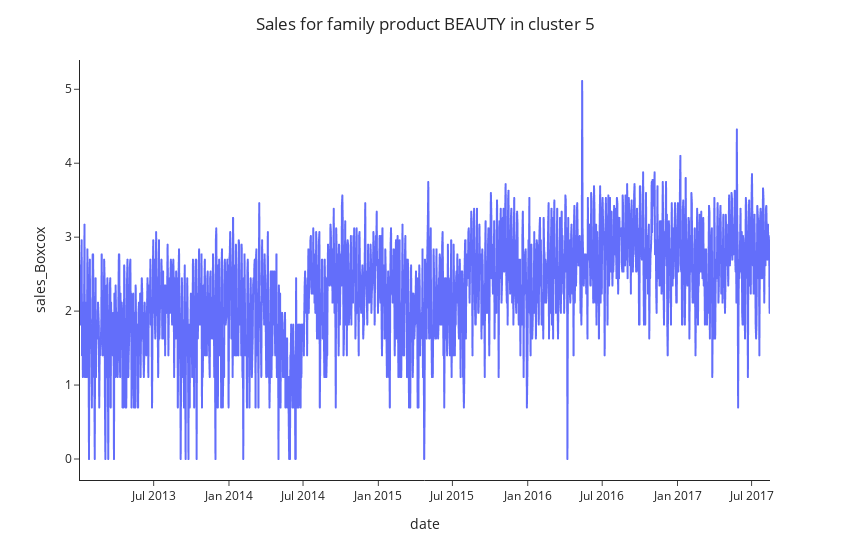

Notebook source saved alongside this figure:
### Code cell
# Import packages
from scipy.stats import boxcox
df_filtered = data.query('sales > 0')
# Make the target variance stationary
df_filtered['sales_Boxcox'], lam = boxcox(df_filtered['sales'])
# Plot the box-cox passenger data
plot_sales_volumes(df=df_filtered, y='sales_Boxcox', c=5, fam='BEAUTY')

### Figure 1 — Plotly figure (JSON) as saved in the notebook; plotly's stock layout.template omitted (floating-point values rounded to 4 significant figures; data arrays with more than 128 entries replaced by an {"elided": "..."} marker saying what was removed)
{"data": [{"hovertemplate": "date=%{x}<br>sales_Boxcox=%{y}<extra></extra>", "legendgroup": "", "line": {"color": "#636efa", "dash": "solid"}, "marker": {"symbol": "circle"}, "mode": "lines", "name": "", "showlegend": false, "x": {"elided": "1670 str values"}, "xaxis": "x", "y": {"elided": "1670 float values"}, "yaxis": "y", "type": "scattergl"}], "layout": {"xaxis": {"anchor": "y", "domain": [0.0, 1.0], "title": {"text": "date"}}, "yaxis": {"anchor": "x", "domain": [0.0, 1.0], "title": {"text": "sales_Boxcox"}}, "legend": {"tracegroupgap": 0}, "margin": {"t": 60}, "font": {"size": 12}, "title": {"text": "Sales for family product BEAUTY in cluster 5", "x": 0.5}, "width": 850}}
